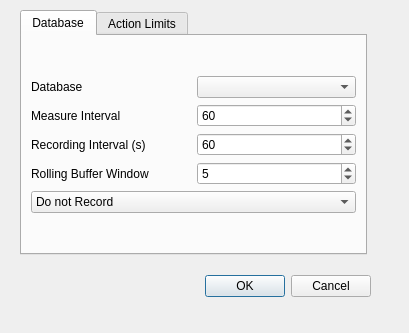
<?xml version="1.0" encoding="UTF-8"?>
<ui version="4.0">
 <class>Dialog</class>
 <widget class="QDialog" name="Dialog">
  <property name="geometry">
   <rect>
    <x>0</x>
    <y>0</y>
    <width>409</width>
    <height>333</height>
   </rect>
  </property>
  <property name="windowTitle">
   <string>Number Value Configuration</string>
  </property>
  <property name="modal">
   <bool>true</bool>
  </property>
  <widget class="QDialogButtonBox" name="buttonBox">
   <property name="geometry">
    <rect>
     <x>30</x>
     <y>270</y>
     <width>341</width>
     <height>32</height>
    </rect>
   </property>
   <property name="orientation">
    <enum>Qt::Horizontal</enum>
   </property>
   <property name="standardButtons">
    <set>QDialogButtonBox::Cancel|QDialogButtonBox::Ok</set>
   </property>
  </widget>
  <widget class="QTabWidget" name="tabWidget">
   <property name="geometry">
    <rect>
     <x>20</x>
     <y>10</y>
     <width>347</width>
     <height>245</height>
    </rect>
   </property>
   <property name="currentIndex">
    <number>0</number>
   </property>
   <widget class="QWidget" name="DatabaseTab">
    <attribute name="title">
     <string>Database</string>
    </attribute>
    <layout class="QVBoxLayout" name="verticalLayout">
     <item>
      <layout class="QVBoxLayout" name="verticalLayout_2">
       <item>
        <layout class="QHBoxLayout" name="horizontalLayout">
         <item>
          <widget class="QLabel" name="label_5">
           <property name="text">
            <string>Database</string>
           </property>
          </widget>
         </item>
         <item>
          <widget class="QComboBox" name="Database"/>
         </item>
        </layout>
       </item>
       <item>
        <layout class="QHBoxLayout" name="horizontalLayout_4">
         <item>
          <widget class="QLabel" name="label_8">
           <property name="text">
            <string>Measure Interval</string>
           </property>
          </widget>
         </item>
         <item>
          <widget class="QSpinBox" name="MeasureInterval">
           <property name="minimum">
            <number>1</number>
           </property>
           <property name="maximum">
            <number>4000</number>
           </property>
           <property name="value">
            <number>60</number>
           </property>
          </widget>
         </item>
        </layout>
       </item>
       <item>
        <layout class="QHBoxLayout" name="horizontalLayout_2">
         <item>
          <widget class="QLabel" name="label_6">
           <property name="text">
            <string>Recording Interval (s)</string>
           </property>
          </widget>
         </item>
         <item>
          <widget class="QSpinBox" name="RecordingInterval">
           <property name="minimum">
            <number>1</number>
           </property>
           <property name="maximum">
            <number>4000</number>
           </property>
           <property name="value">
            <number>60</number>
           </property>
          </widget>
         </item>
        </layout>
       </item>
       <item>
        <layout class="QHBoxLayout" name="horizontalLayout_3">
         <item>
          <widget class="QLabel" name="label_7">
           <property name="text">
            <string>Rolling Buffer Window</string>
           </property>
          </widget>
         </item>
         <item>
          <widget class="QSpinBox" name="RollingBufferWindow">
           <property name="minimum">
            <number>3</number>
           </property>
           <property name="maximum">
            <number>120</number>
           </property>
           <property name="value">
            <number>5</number>
           </property>
          </widget>
         </item>
        </layout>
       </item>
       <item>
        <widget class="QComboBox" name="recordAction">
         <item>
          <property name="text">
           <string>Do not Record</string>
          </property>
         </item>
         <item>
          <property name="text">
           <string>Record Value</string>
          </property>
         </item>
        </widget>
       </item>
      </layout>
     </item>
    </layout>
   </widget>
   <widget class="QWidget" name="ActionLimits">
    <attribute name="title">
     <string>Action Limits</string>
    </attribute>
    <layout class="QVBoxLayout" name="verticalLayout_3">
     <item>
      <layout class="QGridLayout" name="gridLayout">
       <item row="0" column="0">
        <widget class="QLabel" name="label">
         <property name="text">
          <string>HiHi</string>
         </property>
        </widget>
       </item>
       <item row="0" column="1">
        <widget class="QDoubleSpinBox" name="HiHi">
         <property name="enabled">
          <bool>false</bool>
         </property>
         <property name="sizePolicy">
          <sizepolicy hsizetype="Minimum" vsizetype="Fixed">
           <horstretch>2</horstretch>
           <verstretch>0</verstretch>
          </sizepolicy>
         </property>
        </widget>
       </item>
       <item row="2" column="0">
        <widget class="QLabel" name="label_2">
         <property name="text">
          <string>HiLo</string>
         </property>
        </widget>
       </item>
       <item row="2" column="1">
        <widget class="QDoubleSpinBox" name="HiLo">
         <property name="enabled">
          <bool>false</bool>
         </property>
        </widget>
       </item>
       <item row="2" column="2">
        <widget class="QCheckBox" name="HiLoEnable">
         <property name="text">
          <string>HiLo Enable</string>
         </property>
        </widget>
       </item>
       <item row="3" column="0">
        <widget class="QLabel" name="label_3">
         <property name="text">
          <string>LoHi</string>
         </property>
        </widget>
       </item>
       <item row="3" column="1">
        <widget class="QDoubleSpinBox" name="LoHi">
         <property name="enabled">
          <bool>false</bool>
         </property>
         <property name="value">
          <double>1.000000000000000</double>
         </property>
        </widget>
       </item>
       <item row="3" column="2">
        <widget class="QCheckBox" name="LoHiEnable">
         <property name="text">
          <string>LoHi Enable</string>
         </property>
        </widget>
       </item>
       <item row="4" column="0">
        <widget class="QLabel" name="label_4">
         <property name="text">
          <string>LoLo</string>
         </property>
        </widget>
       </item>
       <item row="4" column="1">
        <widget class="QDoubleSpinBox" name="LoLo">
         <property name="enabled">
          <bool>false</bool>
         </property>
        </widget>
       </item>
       <item row="4" column="2">
        <widget class="QCheckBox" name="LoLoEnable">
         <property name="text">
          <string>LoLo Enable</string>
         </property>
        </widget>
       </item>
       <item row="0" column="2">
        <widget class="QCheckBox" name="HiHiEnable">
         <property name="text">
          <string>HiHI Enable</string>
         </property>
        </widget>
       </item>
      </layout>
     </item>
    </layout>
   </widget>
  </widget>
 </widget>
 <resources/>
 <connections>
  <connection>
   <sender>buttonBox</sender>
   <signal>accepted()</signal>
   <receiver>Dialog</receiver>
   <slot>accept()</slot>
   <hints>
    <hint type="sourcelabel">
     <x>248</x>
     <y>254</y>
    </hint>
    <hint type="destinationlabel">
     <x>157</x>
     <y>274</y>
    </hint>
   </hints>
  </connection>
  <connection>
   <sender>buttonBox</sender>
   <signal>rejected()</signal>
   <receiver>Dialog</receiver>
   <slot>reject()</slot>
   <hints>
    <hint type="sourcelabel">
     <x>316</x>
     <y>260</y>
    </hint>
    <hint type="destinationlabel">
     <x>286</x>
     <y>274</y>
    </hint>
   </hints>
  </connection>
 </connections>
</ui>
